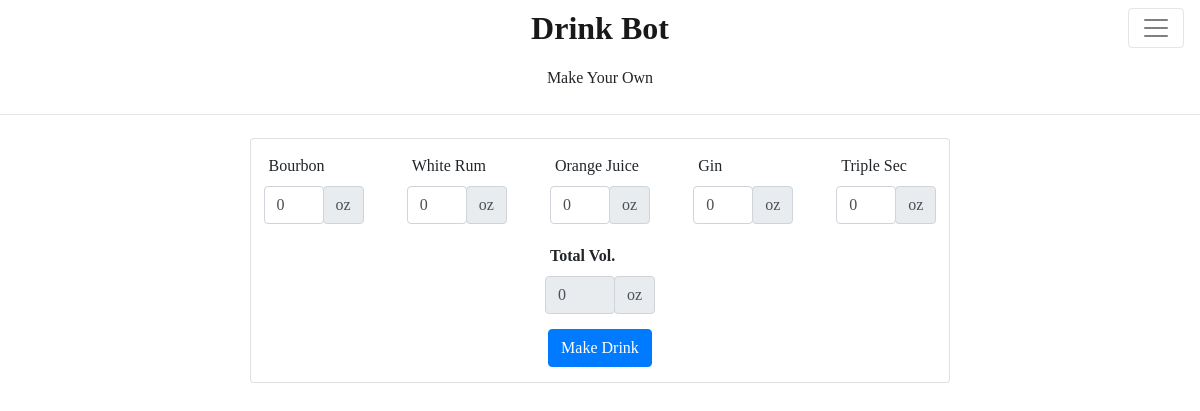
The app's page /make-your-own/, older data.
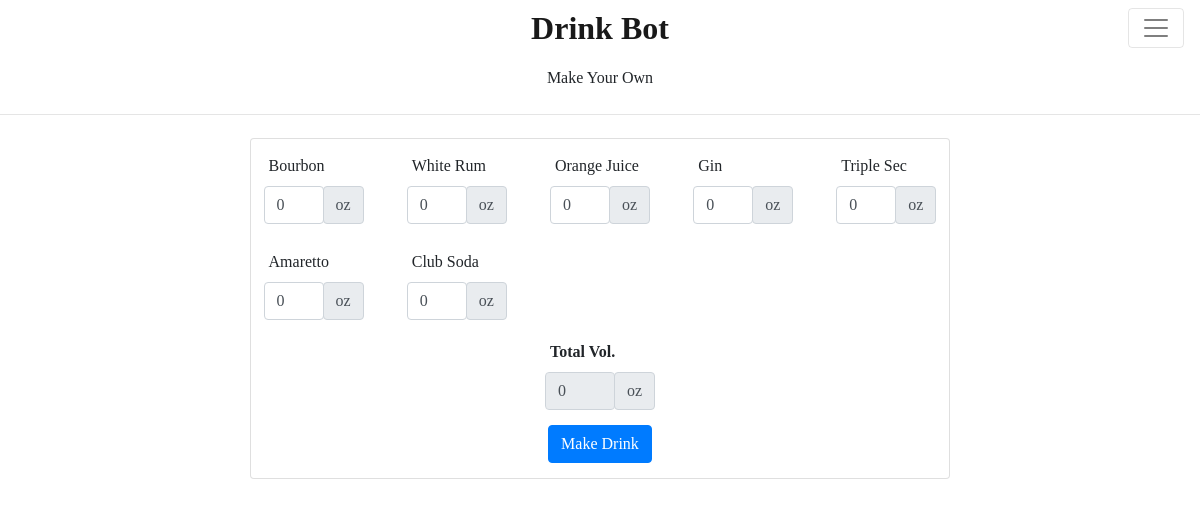
The same page, newer data.
### drink_app/models.py (models this page shows)
class Pump(models.Model):
    name = models.CharField(max_length=100)
    ingredient = models.CharField(max_length=100)
    def __str__(self):
        return self.name

### drink_app/views.py (the view)
# urls.py: path('make-your-own/', views.make_your_own, name='drink-make-your-own'),
def make_your_own(request):
    form = MakeYourOwn()
    context = {
        'make_your_own': form
        }
    if request.method == 'POST':
        form = MakeYourOwn(request.POST)
        if form.is_valid():
            choice = [form.cleaned_data]
            print(choice)
            messages.success(request, 'Drink Sent to Barbot')
            return redirect('drink-make-your-own')
        else:
            print(form.errors)
            context['make_your_own_errors'] = "Ensure the Total Vol. field is between 1 and 8"
    else:
        form = MakeYourOwn()
    return render(request,'drink_app/make_your_own.html', context)

### drink_app/forms.py
class MakeYourOwn(forms.Form):
    total = forms.FloatField(label='Total Vol.',
                             initial=0,
                             max_value=8,
                             min_value=1,
                             widget=forms.NumberInput(attrs={'style': 'max-width:70px;','class':'total_field form-control'}))
    def __init__(self, *args, **kwargs):
        super(MakeYourOwn, self).__init__(*args, **kwargs)
        for i, q in enumerate(Pump.objects.all()):
            self.fields[f"field_{i}_{q}"] = forms.FloatField(label=q.ingredient.title(),
                                                           initial=0,
                                                           max_value=8,
                                                           min_value=0,
                                                           widget=forms.NumberInput(attrs={'style': 'max-width:60px;','class': 'field_to_sum form-control'}))
        self.fields['total'].widget.attrs['readonly'] = True

### drink_app/templates/drink_app/make_your_own.html (shortened to what this page needs)
{% extends "drink_app/base.html" %}
{% block content %}
    <div class="intro-sec">
        <div class="home-heading-div">
            <p class="paragraph1">Make Your Own</p>
        </div>
    </div>
    <hr class="my-2">
    <div class="home-heading-div">
        <div class="card marg-top">
            <form class="form-whole" method="post">
                <fieldset>
                    <div class="form_grid">
                        {% for field in make_your_own %}
                            {% if field.name != 'total' %}
                            <div class="form-field">
                                <label>{{ field.label }}</label>
                                <div class="form-row">{{ field }} <div class="input-group-append"><span class="input-group-text" id="basic-addon2">oz</span></div>
                                </div>
                            </div>
                            {% endif %}
                        {% endfor %}
                    </div>
                </fieldset>
                <div class="form-field marg-top">
                    <label><b>{{ make_your_own.total.label }}</b></label>
                    <div class="form-row">{{ make_your_own.total }} <div class="input-group-append"><span class="input-group-text" id="basic-addon2">oz</span></div>
                    </div>
                </div>
                <button type="submit" class="btn btn-primary make_drink_btn marg-bot">Make Drink</button>
            </form>
        </div>
    </div>
{% endblock %}

### drink_app/templates/drink_app/base.html (shortened to what this page needs)
{% load static %}
<!doctype html>
<html lang="en">
<head>
  <link rel="stylesheet" href="https://stackpath.bootstrapcdn.com/bootstrap/4.5.0/css/bootstrap.min.css">
  <link rel="stylesheet" type="text/css" href="{% static 'drink_app/styles.css' %}">
</head>
<body class="body">
    <div class="pos-f-t">
      <nav class="navbar navbar-light bg-white">
        <a class="navbar-brand mx-auto" href="{% url 'drinks-home' %}"><b>Drink Bot</b></a>
        <button class="navbar-toggler ml-auto" type="button" data-toggle="collapse" data-target="#navbarToggleExternalContent" aria-controls="navbarToggleExternalContent" aria-expanded="true" aria-label="Toggle navigation">
          <span class="navbar-toggler-icon"></span>
        </button>
      </nav>
    {% block content %}{% endblock %}
</body>
</html>

### drink_app/static/drink_app/styles.css (style rules this page uses)
.paragraph1 { text-align: center; margin-top: 10px; }
.body { font-family: Georgia, Times, 'Times New Roman', serif; }
.make_drink_btn { margin-top: 15px !important; }
.home-heading-div { display: flex; align-content: center; justify-content: center; align-items: center; justify-items: center; flex-direction: column; }
.form-whole { display: flex; align-content: center; justify-content: center; align-items: center; justify-items: center; flex-direction: column; margin-top: 10px; }
.form_grid { display: grid; grid-gap: 1em; grid-template-columns: repeat(auto-fit, minmax(125px, 1fr)); grid-auto-rows: 80px; grid-auto-flow: row dense; align-content: center; justify-content: center; align-items: center; justify-items: center !important; width: 80vw; max-width: 700px; }
.form-field { display: flex; align-content: center; justify-content: left; align-items: left; justify-items: center; flex-direction: column; margin-top: 0px; }
.form-row { display: flex; align-content: center; justify-content: left; align-items: left; justify-items: center; flex-direction: row; }
.marg-top { margin-top: 15px; }
.marg-bot { margin-bottom: 15px; }
.card { max-width: 700px; }
.navbar-brand { position: absolute; margin-left: auto; margin-right: auto; left: 0; right: 0; text-align: center; max-width: 200px; font-size: 32px; }

Row changes from the older to the newer data that the page shows:
added Pump: label "Amaretto", field "0"
added Pump: label "Club Soda", field "0"
